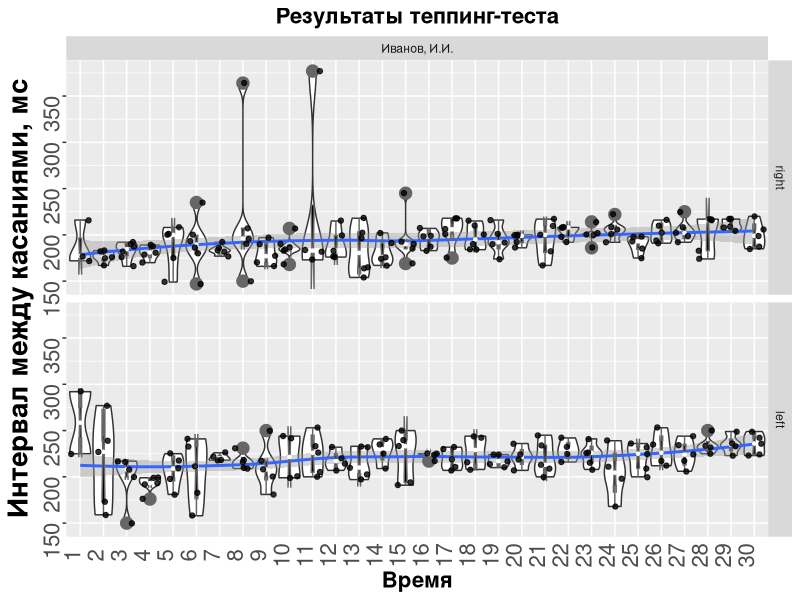
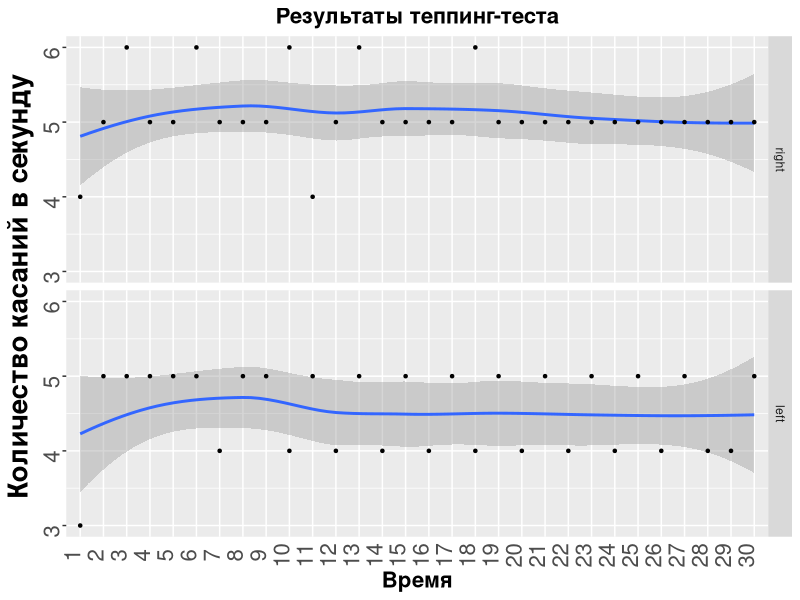
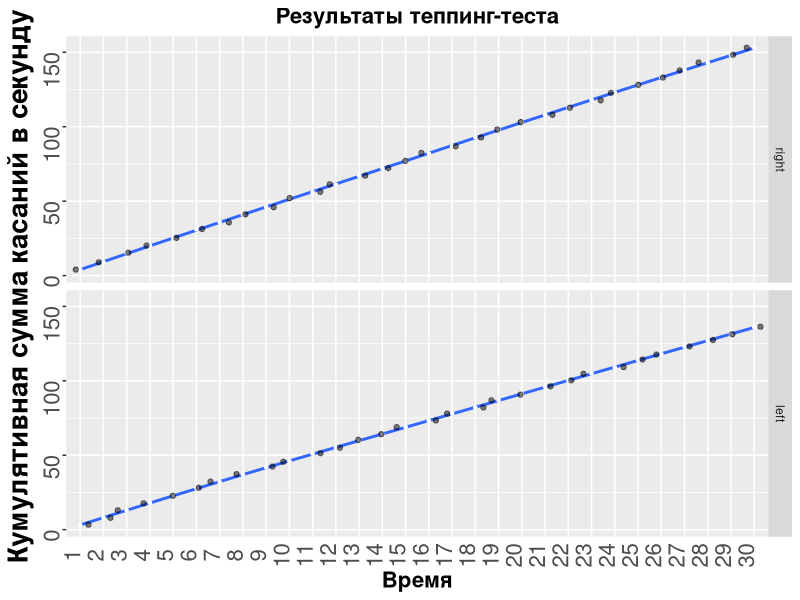
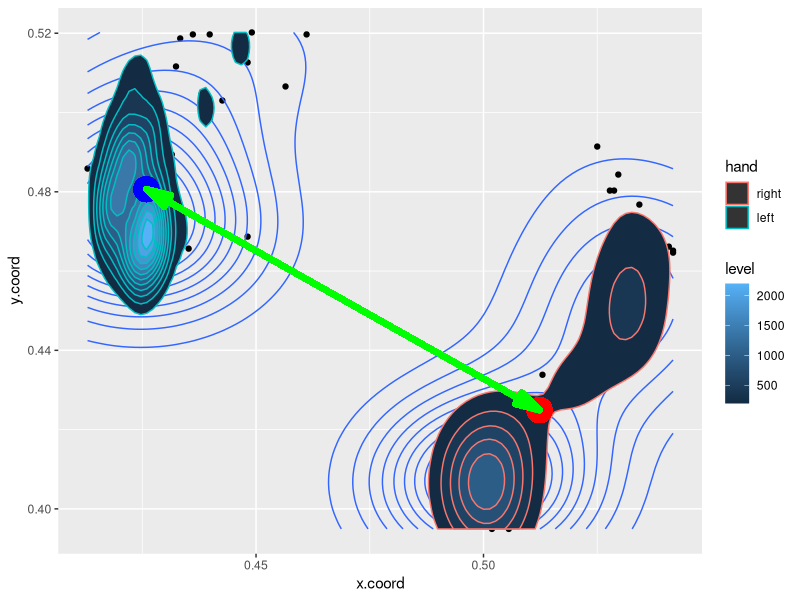

Generate these figures, in order, with R:
## ---- chunk 1
knitr::opts_chunk$set(echo = FALSE, warning = FALSE, message = FALSE, fig.align = "center")
## ---- chunk 2
# Загрузка данных и загрузка необходимых пакетов
library(tidyverse)
d = read.csv("result.csv", sep = ";", encoding = "UTF-8", header = F)
names(d) <- c("session","name", "time","curr.time","x.coord","y.coord", "hand")
d$time <- as.numeric(d$time)
d$session <- as.character(d$session)
d$x.coord <- as.numeric(d$x.coord)
d$y.coord <- as.numeric(d$y.coord)
d$hand <- factor(d$hand, levels = c("right","left"))
## ---- chunk 3
tbl <- knitr::kable(head(d), align = "c")
kableExtra::kable_styling(tbl, "striped", full_width = T, position = "left")
## ---- chunk 4
# Приводим данные в опрятный вид, инициализируем объект для хранения результатов
d$tick <- c(NA, diff(d$time))
d$tick[c(0, diff(d$curr.time)) < 0] <- NA # через дифф ищем смену в текущем времени с 0 на 5, там же сглаживаем провалы в тиках при помощи NA

d$time     <- as.integer(d$time/1000)
d$datetime <- as.POSIXct(d$time, origin="1970-01-01")
d$datetime <- format(d$datetime, format="%H:%M:%S")
result <- data.frame(name = d$name[1])
## ---- chunk 5
ggplot(d, aes(x=factor(curr.time), y=tick)) +
  geom_violin(scale="width") +
  geom_smooth(method = "loess", se=TRUE, aes(group=1)) +
  geom_boxplot(width=.12, fill=I("black"), notch=T, outlier.size=NA, col="grey40") +
  stat_summary(fun.y="median", geom="point", shape=20, col="white") +
  ggtitle("Результаты теппинг-теста") +
  labs(x="Время", y="Интервал между касаниями, мс") +
  facet_grid(hand~name) +
  theme(legend.position="none",
        axis.text=element_text(size=12),
        axis.title=element_text(size=16,face="bold")) +
  scale_fill_brewer() + geom_jitter(alpha = 0.8) +
  theme(plot.title = element_text(size=16, face='bold', hjust=0.5),
        axis.text.x=element_text(angle=90, vjust=0, size=16),
        axis.ticks.x=element_blank(),
        axis.title.y = element_text(face="bold", size=20),
        axis.text.y  = element_text(angle=90, vjust=0, size=16))
## ---- chunk 6
result$interval.mean.right <- mean(d$tick[d$hand=="right"], na.rm = T)
result$interval.mean.left  <- mean(d$tick[d$hand=="left"] , na.rm = T)
result$interval.sd.right   <- sd(d$tick[d$hand=="right"] , na.rm = T)
result$interval.sd.left    <- sd(d$tick[d$hand=="left"] , na.rm = T)
## ---- chunk 7
d %>% group_by(curr.time, hand, name) %>% summarise(n = n()) -> res

ggplot(res, aes(x=factor(curr.time), y=n)) +
  geom_smooth(method = "loess", se=TRUE, aes(group=1)) +
  stat_summary(fun.y="median", geom="point", shape=20, col="black") +
  ggtitle("Результаты теппинг-теста") +
  labs(x="Время", y="Количество касаний в секунду") +
  facet_grid(hand~.) +
  theme(legend.position="none",
        axis.text=element_text(size=12),
        axis.title=element_text(size=16,face="bold")) +
  scale_fill_brewer() +
  theme(plot.title = element_text(size=16, face='bold', hjust=0.5),
        axis.text.x=element_text(angle=90, vjust=0, size=16),
        axis.ticks.x=element_blank(),
        axis.title.y = element_text(face="bold", size=20),
        axis.text.y  = element_text(angle=90, vjust=0, size=16))
## ---- chunk 8
result$tap.mean.right <- mean(res$n[res$hand=="right"], na.rm = T)
result$tap.mean.left  <- mean(res$n[res$hand=="left"] , na.rm = T)
result$tap.sd.right   <- sd(res$n[res$hand=="right"] , na.rm = T)
result$tap.sd.left    <- sd(res$n[res$hand=="left"] , na.rm = T)
## ---- chunk 9
d %>% group_by(curr.time, hand, name) %>% summarise(n = n()) -> res
res %>% group_by(hand, name) %>% mutate(cum.n = cumsum(n)) -> res

ggplot(res, aes(x=factor(curr.time), y=cum.n)) +
  geom_violin(scale="width") +
  geom_smooth(method = "loess", se=TRUE, aes(group=1)) +
  geom_boxplot(width=.12, fill=I("black"), notch=T, outlier.size=NA, col="grey40") +
  stat_summary(fun.y="median", geom="point", shape=20, col="white") +
  ggtitle("Результаты теппинг-теста") +
  labs(x="Время", y="Кумулятивная сумма касаний в секунду") +
  facet_grid(hand~.) +
  theme(legend.position="none",
        axis.text=element_text(size=12),
        axis.title=element_text(size=16,face="bold")) +
  scale_fill_brewer() + geom_jitter(alpha = 0.5) +
  theme(plot.title = element_text(size=16, face='bold', hjust=0.5),
        axis.text.x=element_text(angle=90, vjust=0, size=16),
        axis.ticks.x=element_blank(),
        axis.title.y = element_text(face="bold", size=20),
        axis.text.y  = element_text(angle=90, vjust=0, size=16))

smry.r <- summary(lm(cum.n~curr.time, res[res$hand=="right",]))
smry.l <- summary(lm(cum.n~curr.time, res[res$hand=="left",]))

result$cum.slope.right <- smry.r$coefficients[2]
result$cum.slope.left  <- smry.l$coefficients[2]
result$cum.R2.right    <- smry.r$r.squared
result$cum.R2.left     <- smry.l$r.squared
## ---- chunk 10
d %>% group_by(hand, curr.time) %>% summarise(n = n(), time = mean(time)) -> res
res %>% summarise(KSNS=(sum(n-n[curr.time==1]))/sum(n[curr.time==1]*100)) -> res

result$KSNS.right <- res$KSNS[res$hand=="right"]
result$KSNS.left  <- res$KSNS[res$hand=="left"]
## ---- chunk 11
d %>% group_by(hand, curr.time, name) %>% summarise(n = n()) %>% ungroup(hand, curr.time) -> res
res %>% summarise(KFa = (sum(n[hand=="right"])-sum(n[hand=="left"]))/(sum(n[hand=="right"])+sum(n[hand=="left"]))*100) %>% as.numeric -> result$KFa
## ---- chunk 12
ggplot(d, aes(x = x.coord, y = y.coord)) +
  geom_point() +
  geom_density_2d() +
  stat_density_2d(aes(fill = stat(level), color = hand), geom = "polygon") +
  geom_point(aes(x = mean(d$x.coord[d$hand=="right"]), y = mean(d$y.coord[d$hand=="right"])), size = 8, color = "red") +
  geom_point(aes(x = mean(d$x.coord[d$hand=="left"]), y = mean(d$y.coord[d$hand=="left"])), size = 8, color = "blue") +
  geom_segment(aes(x = mean(d$x.coord[d$hand=="right"]), xend = mean(d$x.coord[d$hand=="left"]),
                   y = mean(d$y.coord[d$hand=="right"]), yend = mean(d$y.coord[d$hand=="left"])), 
               arrow = arrow(angle = 15, ends = "both", type = "closed"), size = 2, color = "green")

result$dist.mean <- sqrt((mean(d$x.coord[d$hand=="right"])-mean(d$x.coord[d$hand=="left"]))^2 +
                           (mean(d$y.coord[d$hand=="right"])-mean(d$y.coord[d$hand=="left"]))^2)
result$dist.sd.right <- sd(sqrt((d$x.coord[d$hand=="right"])^2+(d$y.coord[d$hand=="right"])^2))
result$dist.sd.left  <- sd(sqrt((d$x.coord[d$hand=="left"])^2+(d$y.coord[d$hand=="left"])^2))
## ---- chunk 13
result <- t(result)
result <- cbind(rownames(result), result); rownames(result) <- NULL
colnames(result) <- c("Показатель", "Численное значение")
tbl <- knitr::kable(result, align = "c")
kableExtra::kable_styling(tbl, "striped", full_width = T, position = "left")
